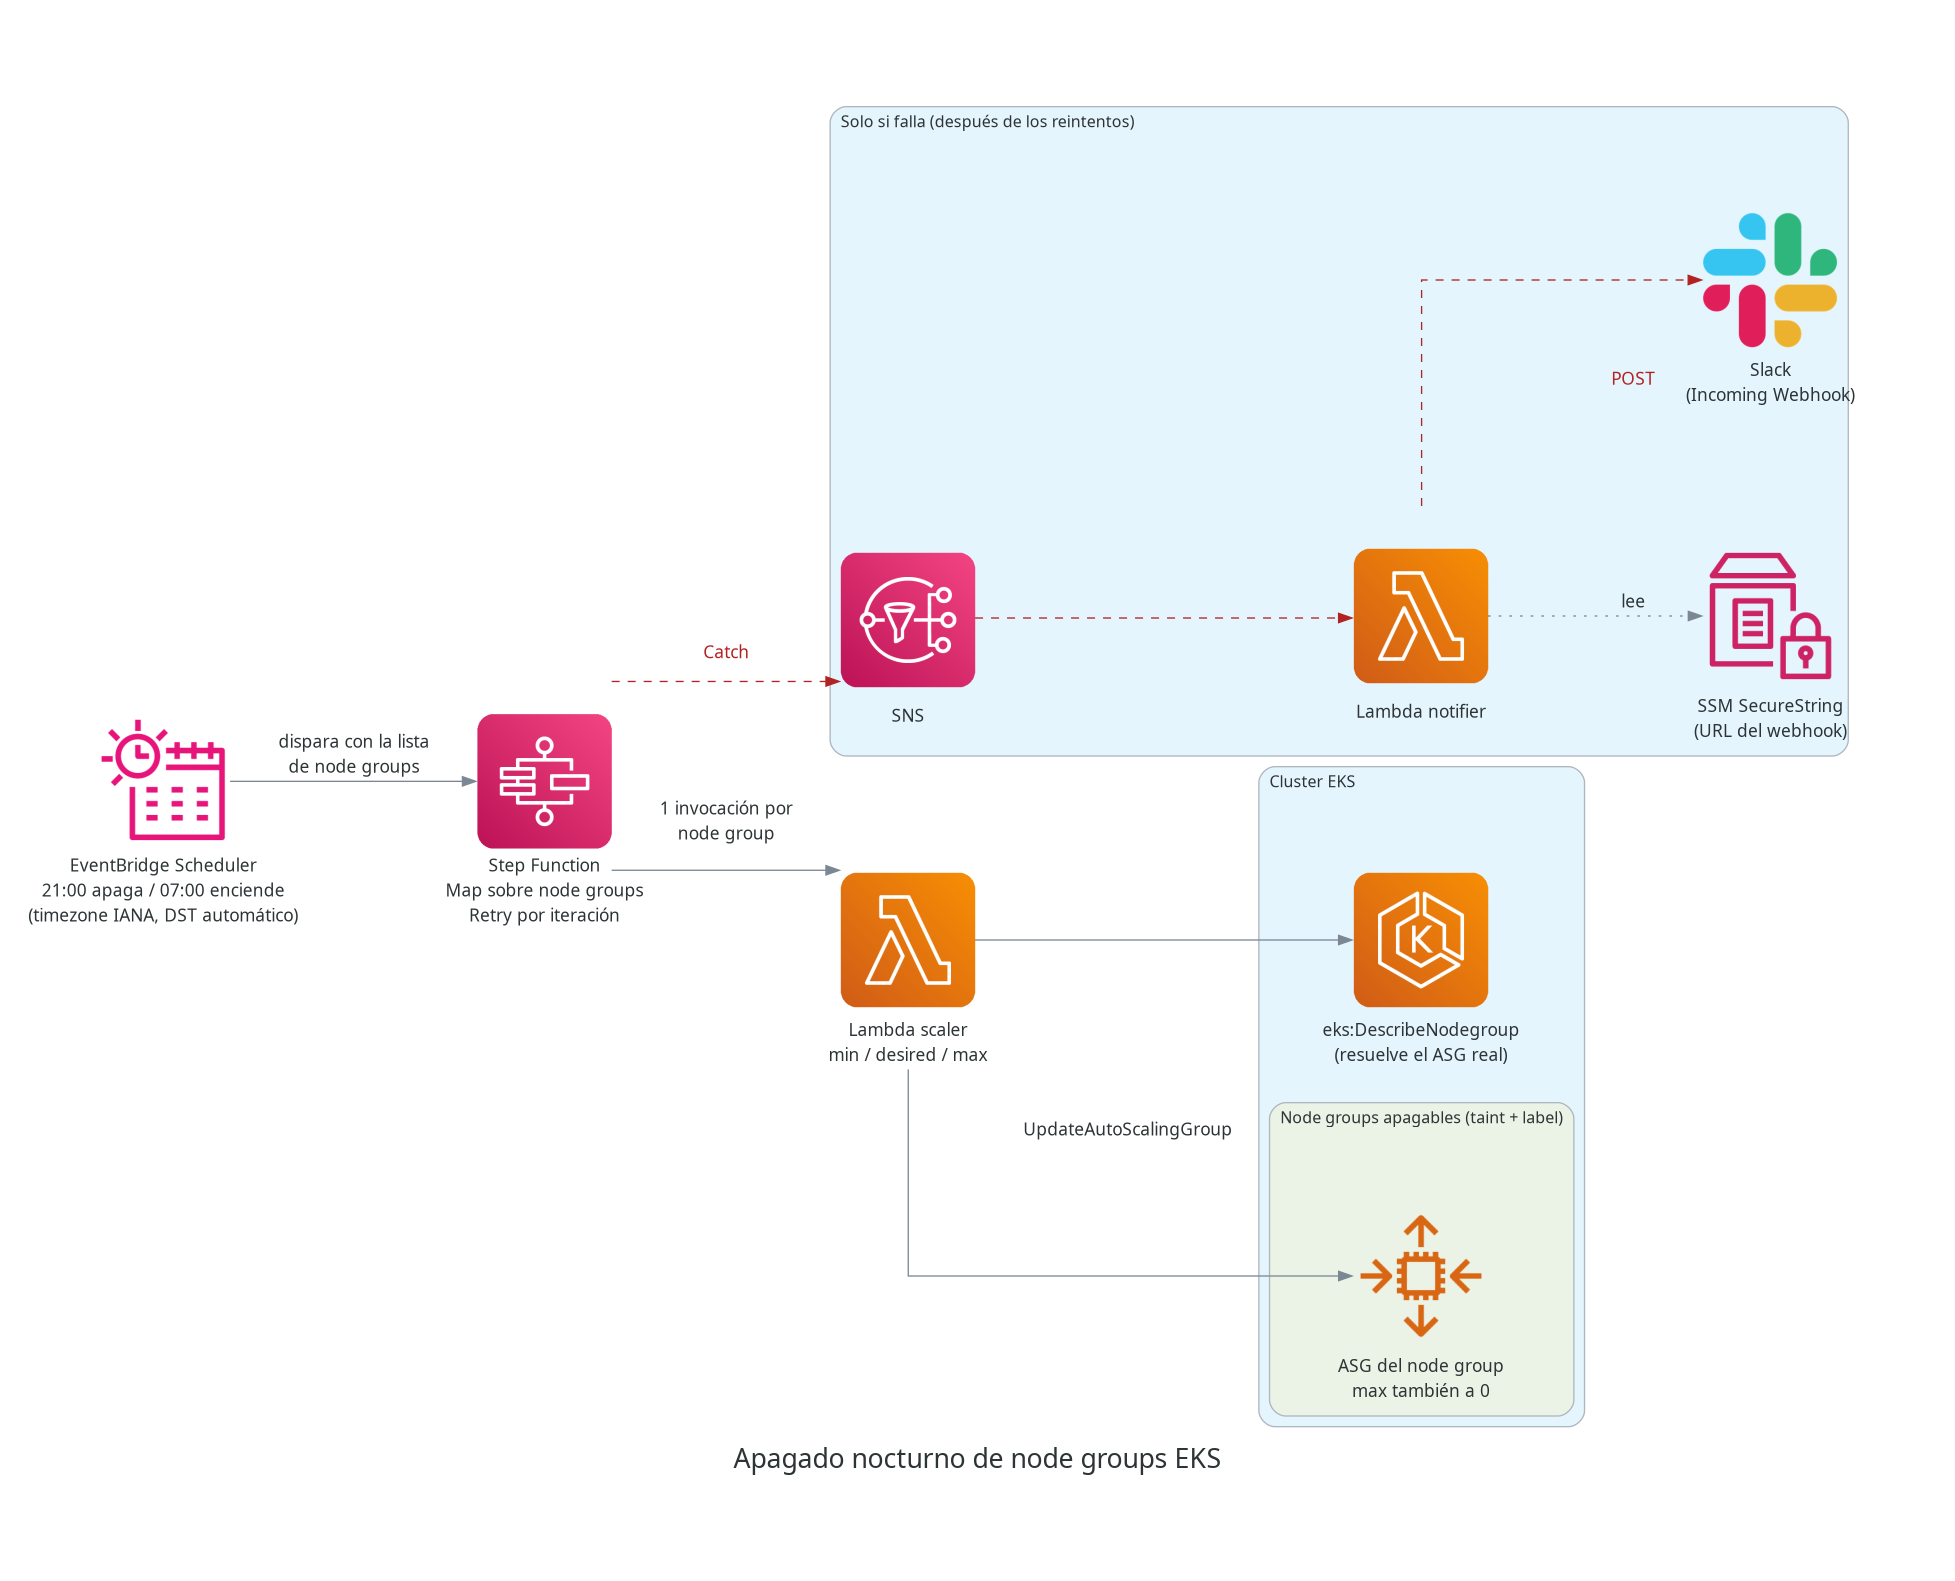

Python code for this plot:
"""Diagrama de arquitectura del apagado nocturno de node groups EKS.

Regenerar (parado en la raíz del workshop) con:
    ~/.venvs/aws-diagrams/bin/python3 docs/arquitectura.py

Requiere Graphviz instalado a nivel de sistema y la librería `diagrams`
(instalada en el venv de arriba, no en el Python del sistema).
"""

from diagrams import Diagram, Cluster, Edge, Node

# Fix de estilo conocido: el default (1.9) deja el label pegado al ícono.
Node._height = 2.3

from diagrams.aws.integration import EventbridgeScheduler, StepFunctions, SimpleNotificationServiceSns
from diagrams.aws.compute import Lambda, EC2AutoScaling, ElasticKubernetesService
from diagrams.aws.management import SystemsManagerParameterStore
from diagrams.saas.chat import Slack

graph_attr = {
    "fontsize": "20",
    "bgcolor": "white",
    "pad": "1.0",
    "nodesep": "0.8",
    "ranksep": "1.0",
    "dpi": "96",
}

FAIL = "firebrick"

with Diagram(
    "Apagado nocturno de node groups EKS",
    filename="docs/arquitectura",
    show=False,
    direction="LR",
    graph_attr=graph_attr,
):
    scheduler = EventbridgeScheduler("EventBridge Scheduler\n21:00 apaga / 07:00 enciende\n(timezone IANA, DST automático)")
    sfn = StepFunctions("Step Function\nMap sobre node groups\nRetry por iteración")
    scaler = Lambda("Lambda scaler\nmin / desired / max")

    with Cluster("Cluster EKS"):
        eks = ElasticKubernetesService("eks:DescribeNodegroup\n(resuelve el ASG real)")
        with Cluster("Node groups apagables (taint + label)"):
            asg = EC2AutoScaling("ASG del node group\nmax también a 0")

    with Cluster("Solo si falla (después de los reintentos)"):
        sns = SimpleNotificationServiceSns("SNS")
        notifier = Lambda("Lambda notifier")
        ssm = SystemsManagerParameterStore("SSM SecureString\n(URL del webhook)")
        slack = Slack("Slack\n(Incoming Webhook)")

    scheduler >> Edge(label="dispara con la lista\nde node groups") >> sfn
    sfn >> Edge(label="1 invocación por\nnode group") >> scaler
    scaler >> eks
    scaler >> Edge(label="UpdateAutoScalingGroup") >> asg

    sfn >> Edge(label="Catch", color=FAIL, fontcolor=FAIL, style="dashed") >> sns
    sns >> Edge(color=FAIL, style="dashed") >> notifier
    notifier >> Edge(label="lee", style="dotted") >> ssm
    notifier >> Edge(label="POST", color=FAIL, fontcolor=FAIL, style="dashed") >> slack
